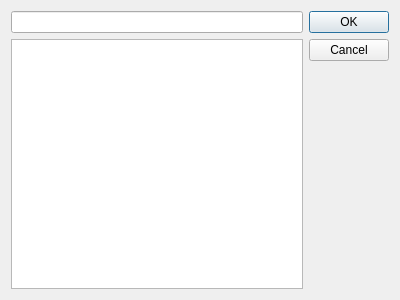
<?xml version="1.0" encoding="UTF-8"?>
<ui version="4.0">
 <class>dodaj</class>
 <widget class="QDialog" name="dodaj">
  <property name="geometry">
   <rect>
    <x>0</x>
    <y>0</y>
    <width>400</width>
    <height>300</height>
   </rect>
  </property>
  <property name="windowTitle">
   <string>Dialog</string>
  </property>
  <layout class="QHBoxLayout" name="horizontalLayout">
   <item>
    <layout class="QVBoxLayout" name="verticalLayout">
     <item>
      <widget class="QLineEdit" name="lineEdit"/>
     </item>
     <item>
      <widget class="QListWidget" name="listWidget"/>
     </item>
    </layout>
   </item>
   <item>
    <widget class="QDialogButtonBox" name="buttonBox">
     <property name="orientation">
      <enum>Qt::Vertical</enum>
     </property>
     <property name="standardButtons">
      <set>QDialogButtonBox::Cancel|QDialogButtonBox::Ok</set>
     </property>
    </widget>
   </item>
  </layout>
 </widget>
 <resources/>
 <connections>
  <connection>
   <sender>buttonBox</sender>
   <signal>accepted()</signal>
   <receiver>dodaj</receiver>
   <slot>accept()</slot>
   <hints>
    <hint type="sourcelabel">
     <x>248</x>
     <y>254</y>
    </hint>
    <hint type="destinationlabel">
     <x>157</x>
     <y>274</y>
    </hint>
   </hints>
  </connection>
  <connection>
   <sender>buttonBox</sender>
   <signal>rejected()</signal>
   <receiver>dodaj</receiver>
   <slot>reject()</slot>
   <hints>
    <hint type="sourcelabel">
     <x>316</x>
     <y>260</y>
    </hint>
    <hint type="destinationlabel">
     <x>286</x>
     <y>274</y>
    </hint>
   </hints>
  </connection>
 </connections>
</ui>
